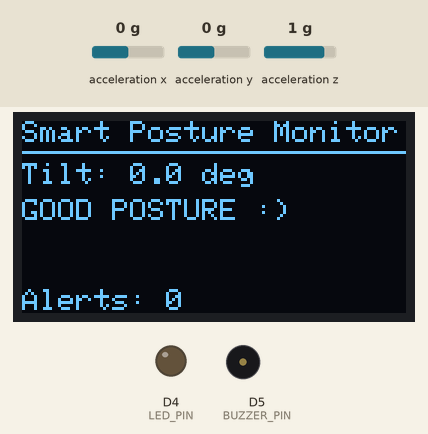
The sketch below on a simulated Arduino Nano 33 IoT. Shown: 128×64 one-colour display, output pins drawn as LEDs (lit = HIGH), buzzer (waves = sounding, pin HIGH). Inputs (shaded band) come from the test bench; at power-on: acceleration x 0 g, acceleration z 1 g, acceleration y 0 g. WiFi joins after 1.5 s; servers stay silent unless stated; what the sketch prints to the serial monitor is not drawn.

Above: at 4.8 s.
4.9 s: acceleration x set to -1.4 g
At 6.4 s:
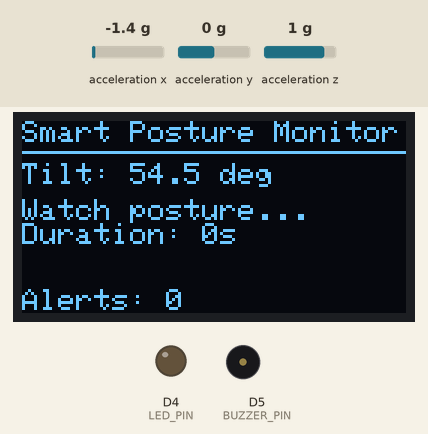
8.9 s: acceleration x set to 0.1 g
At 9.9 s:
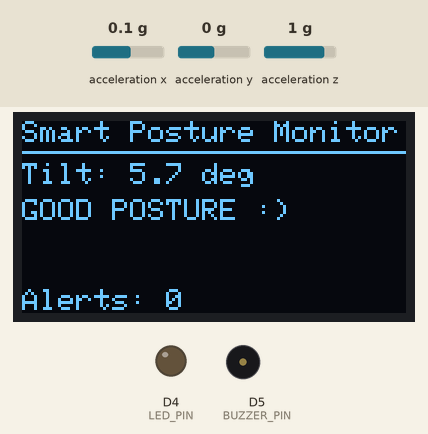
11.1 s: acceleration z set to -1.4 g
At 12.4 s:
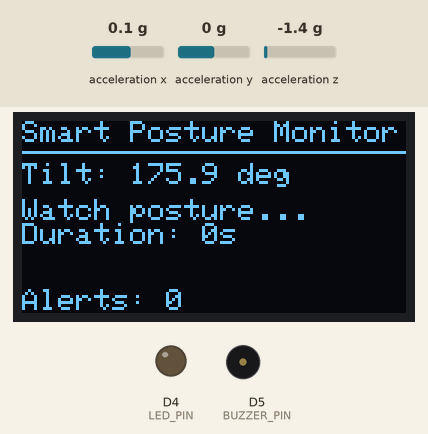
14.1 s: acceleration z set to -0.8 g
At 15.0 s:
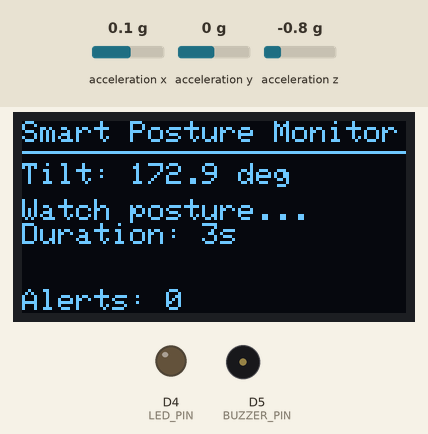
Timing chart, 0 to 17.1 s (numbered marks = the images above; inputs shaded):
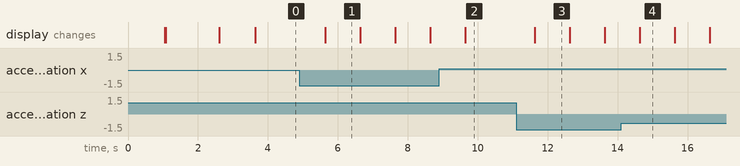

The sketch:

Smart_Posture_Monitor.ino
```cpp
/*
 * Smart Posture Monitor
 * SIT210 Embedded Systems Development
 * Student: Emilio Joseph Calma
 *
 * Hardware:
 *   - Arduino Nano 33 IoT (built-in LSM6DS3 IMU)
 *   - SSD1306 OLED 128x64 (I2C: SDA=A4, SCL=A5)
 *   - Red LED + 330ohm resistor (D4)
 *   - Piezo buzzer (D5)
 *
 * Libraries required:
 *   - Arduino_LSM6DS3
 *   - Adafruit_SSD1306
 *   - Adafruit_GFX
 *   - WiFiNINA
 *   - ArduinoHttpClient
 */

#include <Arduino_LSM6DS3.h>
#include <Wire.h>
#include <Adafruit_GFX.h>
#include <Adafruit_SSD1306.h>
#include <WiFiNINA.h>
#include <ArduinoHttpClient.h>

// WiFi credentials
const char* WIFI_SSID     = "WIFI NAME";
const char* WIFI_PASSWORD = "WIFI PASSWORD";

// IFTTT Webhook
const char* IFTTT_HOST    = "maker.ifttt.com";
const char* IFTTT_KEY     = "IFTTT API KEY";
const char* IFTTT_EVENT   = "posture_alert";

// ThingSpeak
const char* TS_HOST       = "api.thingspeak.com";
const char* TS_API_KEY    = "THING SPEAK API KEY";

// Pin definitions
#define LED_PIN     4
#define BUZZER_PIN  5

// ── OLED setup
#define SCREEN_WIDTH  128
#define SCREEN_HEIGHT 64
#define OLED_RESET    -1
Adafruit_SSD1306 display(SCREEN_WIDTH, SCREEN_HEIGHT, &Wire, OLED_RESET);

// Thresholds
const float TILT_THRESHOLD    = 30.0;   // degrees forward
const unsigned long BAD_POSTURE_LIMIT = 60000; // 60 seconds in ms

// Timing (non-blocking)
const unsigned long IMU_INTERVAL    = 1000;   // read IMU every 1s
const unsigned long CLOUD_INTERVAL  = 60000;  // post to cloud max every 60s

unsigned long lastIMUTime    = 0;
unsigned long lastCloudTime  = 0;
unsigned long badPostureStart = 0;

// State
bool badPostureActive  = false;
bool alertFired        = false;
int  alertCount        = 0;
float currentTilt      = 0.0;

// Function prototypes
void connectWiFi();
float readTiltAngle();
void updateOLED(float tilt, bool alert);
void triggerAlert(float tilt);
void resetAlert();
void postToIFTTT(float tilt);
void postToThingSpeak(float tilt);

void setup() {
  Serial.begin(9600);
  delay(1000);

  // Pins
  pinMode(LED_PIN, OUTPUT);
  pinMode(BUZZER_PIN, OUTPUT);
  digitalWrite(LED_PIN, LOW);
  digitalWrite(BUZZER_PIN, LOW);

  // OLED
  if (!display.begin(SSD1306_SWITCHCAPVCC, 0x3C)) {
    Serial.println("OLED init failed");
    while (true);
  }
  display.clearDisplay();
  display.setTextColor(SSD1306_WHITE);
  display.setTextSize(1);
  display.setCursor(0, 0);
  display.println("Posture Monitor");
  display.println("Starting up...");
  display.display();

  // IMU
  if (!IMU.begin()) {
    Serial.println("IMU init failed");
    while (true);
  }
  Serial.println("IMU ready");

  // WiFi
  connectWiFi();

  display.clearDisplay();
  display.setCursor(0, 0);
  display.println("Ready!");
  display.display();
  delay(1000);
}

void loop() {
  unsigned long now = millis();

  // Read IMU every 1 second
  if (now - lastIMUTime >= IMU_INTERVAL) {
    lastIMUTime = now;

    currentTilt = readTiltAngle();
    Serial.print("Tilt: ");
    Serial.print(currentTilt);
    Serial.println(" deg");

    if (currentTilt > TILT_THRESHOLD) {
      // Bad posture detected
      if (!badPostureActive) {
        badPostureActive  = true;
        badPostureStart   = now;
        alertFired        = false;
      }

      unsigned long duration = now - badPostureStart;

      if (duration >= BAD_POSTURE_LIMIT && !alertFired) {
        triggerAlert(currentTilt);
        alertFired = true;
      }

    } else {
      // Good posture - reset
      if (badPostureActive) {
        resetAlert();
      }
      badPostureActive = false;
      alertFired       = false;
    }

    updateOLED(currentTilt, alertFired);
  }

  // Post to ThingSpeak every 60s (rate limit)
  if (now - lastCloudTime >= CLOUD_INTERVAL) {
    lastCloudTime = now;
    postToThingSpeak(currentTilt);
  }
}

// Read tilt angle from LSM6DS3 accelerometer
// Returns forward tilt in degrees
float readTiltAngle() {
  float ax, ay, az;
  if (IMU.accelerationAvailable()) {
    IMU.readAcceleration(ax, ay, az);
    // Calculate tilt angle from vertical using arctan
    float tilt = atan2(ax, az) * 180.0 / PI;
    if (tilt < 0) tilt = -tilt;
    return tilt;
  }
  return 0.0;
}

// Update OLED display
void updateOLED(float tilt, bool alert) {
  display.clearDisplay();
  display.setTextSize(1);
  display.setCursor(0, 0);
  display.println("Smart Posture Monitor");
  display.drawLine(0, 10, 128, 10, SSD1306_WHITE);

  display.setCursor(0, 14);
  display.print("Tilt: ");
  display.print(tilt, 1);
  display.println(" deg");

  display.setCursor(0, 26);
  if (alert) {
    display.setTextSize(2);
    display.setCursor(0, 30);
    display.println("CORRECT");
    display.println(" NOW!");
  } else if (tilt > TILT_THRESHOLD) {
    display.setTextSize(1);
    display.println("Watch posture...");
    unsigned long elapsed = (millis() - badPostureStart) / 1000;
    display.print("Duration: ");
    display.print(elapsed);
    display.println("s");
  } else {
    display.setTextSize(1);
    display.println("GOOD POSTURE :)");
  }

  display.setTextSize(1);
  display.setCursor(0, 56);
  display.print("Alerts: ");
  display.print(alertCount);

  display.display();
}

// Fire the alert: LED + buzzer + IFTTT
void triggerAlert(float tilt) {
  alertCount++;
  Serial.println("ALERT: Poor posture detected!");

  // LED on
  digitalWrite(LED_PIN, HIGH);

  // Buzzer beep pattern
  for (int i = 0; i < 3; i++) {
    tone(BUZZER_PIN, 1000, 300);
    delay(500);
  }

  // IFTTT email
  postToIFTTT(tilt);
}

// Reset alert outputs
void resetAlert() {
  digitalWrite(LED_PIN, LOW);
  noTone(BUZZER_PIN);
  Serial.println("Posture corrected - alert reset");
}

// Send IFTTT Webhook POST
void postToIFTTT(float tilt) {
  if (WiFi.status() != WL_CONNECTED) {
    connectWiFi();
  }

  WiFiSSLClient wifi;
  HttpClient client = HttpClient(wifi, IFTTT_HOST, 443);

  String path = "/trigger/";
  path += IFTTT_EVENT;
  path += "/with/key/";
  path += IFTTT_KEY;

  String body = "{\"value1\":\"";
  body += String(tilt, 1);
  body += " degrees\",\"value2\":\"";
  body += String(alertCount);
  body += " alerts today\",\"value3\":\"Correct your posture!\"}";

  client.beginRequest();
  client.post(path);
  client.sendHeader("Content-Type", "application/json");
  client.sendHeader("Content-Length", body.length());
  client.beginBody();
  client.print(body);
  client.endRequest();

  int statusCode = client.responseStatusCode();
  Serial.print("IFTTT response: ");
  Serial.println(statusCode);
}

// Post tilt data to ThingSpeak
void postToThingSpeak(float tilt) {
  if (WiFi.status() != WL_CONNECTED) {
    connectWiFi();
  }

  WiFiClient wifi;
  HttpClient client = HttpClient(wifi, TS_HOST, 80);

  String path = "/update?api_key=";
  path += TS_API_KEY;
  path += "&field1=";
  path += String(tilt, 1);
  path += "&field2=";
  path += String(alertCount);

  client.get(path);

  int statusCode = client.responseStatusCode();
  Serial.print("ThingSpeak response: ");
  Serial.println(statusCode);
}

// Connect to WiFi
void connectWiFi() {
  Serial.print("Connecting to WiFi");
  display.clearDisplay();
  display.setCursor(0, 0);
  display.println("Connecting WiFi...");
  display.display();

  int attempts = 0;
  while (WiFi.begin(WIFI_SSID, WIFI_PASSWORD) != WL_CONNECTED && attempts < 10) {
    delay(1000);
    Serial.print(".");
    attempts++;
  }

  if (WiFi.status() == WL_CONNECTED) {
    Serial.println("\nWiFi connected!");
    Serial.print("IP: ");
    Serial.println(WiFi.localIP());
  } else {
    Serial.println("\nWiFi failed - continuing offline");
  }
}
```

Measured:
- after the input at 4.9 s, the display: changes after 0.74 s (image 1)
- after the input at 8.9 s, the display: changes after 0.74 s (image 2)
- after the input at 11.1 s, the display: changes after 0.54 s (image 3)
- what the display in image 1 shows lasts 1.0 s, from 5.6 s to 6.6 s
